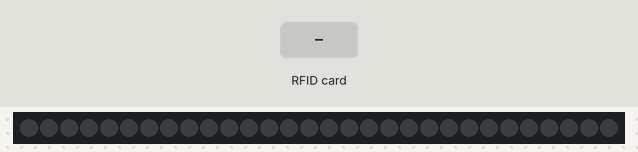
Simulated run of this sketch. Board: ESP32. Shown: 30 RGB LEDs in strip order, left to right. The test bench sets the inputs (shaded band). WiFi joins after 1.5 s; servers stay silent unless stated; uploads are accepted with an empty reply; what the sketch prints to the serial monitor is not drawn.

Above: at 2.8 s.
2.9 s: RFID card 5E 7A 19 C4 held to the reader
At 3.5 s:
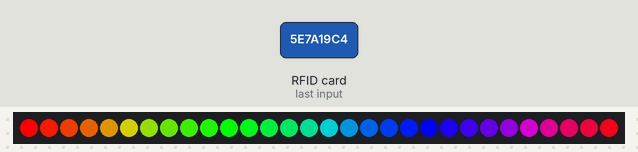
Timing chart, 0 to 5.9 s (numbered marks = the images above; inputs shaded):
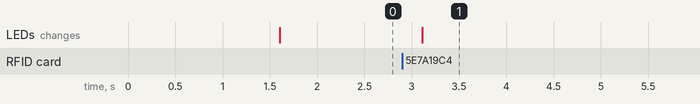

The sketch:

vinyl_scanner.ino
```cpp
#include <PN532.h>
#include <PN532_HSU.h>
#include <Adafruit_NeoPixel.h>
#include <WiFi.h>
#include <WiFiClientSecure.h>
#include <HTTPClient.h>
#include <secrets.h>

#define TIMEZONE_OFFSET 1 * 3600
#define LED_BUILTIN     2
#define PIN_WS2812B 15  // The ESP32 pin GPIO15 connected to WS2812B
#define NUM_PIXELS 30   // The number of LEDs (pixels) on WS2812B LED strip

Adafruit_NeoPixel ws2812b(NUM_PIXELS, PIN_WS2812B, NEO_GRB + NEO_KHZ800);
unsigned long pixelsInterval=10;  // time to wait
unsigned long rainbowPreviousMillis=0;
unsigned long rainbowCyclesPreviousMillis=0;
int rainbowCycleCycles = 0;
uint16_t currentPixel = 0;// what pixel are we operating on

WiFiClientSecure client;
PN532_HSU pn532hsu(Serial2);
PN532 nfc(pn532hsu);

uint64_t timestamp_millis;
String prev_uid;
bool vinyl_present = false;
bool lights_on = false;

void setup() {
  Serial.begin(115200);
  delay(100);

  nfc.begin();
  // Setup PN53x / NFC module
  uint32_t nfcVersion = nfc.getFirmwareVersion();
  if (! nfcVersion) {
    Serial.print("PN53x not found");
    while (1); // block forever
  }
  Serial.print("Found chip PN5"); Serial.println((nfcVersion >> 24) & 0xFF, HEX);
  Serial.print("Firmware ver. "); Serial.print((nfcVersion >> 16) & 0xFF, DEC);
  Serial.print('.'); Serial.println((nfcVersion >> 8) & 0xFF, DEC);
  nfc.SAMConfig();
  Serial.println("NFC module initialized");

  // Setup Wi-Fi
  WiFi.mode(WIFI_STA);
  WiFi.begin(WIFI_SSID, WIFI_PASSWORD);
  while (WiFi.status() != WL_CONNECTED) {
    delay(500);
    Serial.print(".");
  }
  Serial.println("");
  Serial.println("WiFi connected");

  // Initialize WS2812B strip object (REQUIRED)
  ws2812b.begin();
  timestamp_millis = millis();
}

void sendVinylId(String id) {
  HTTPClient http;
  http.begin(ENDPOINT);
  http.addHeader("Authorization", "Token " + String(ENDPOINT_TOKEN));

  int statusCode = http.POST(id);
  if (statusCode != 200) {
    Serial.printf("HTTP GET to %s failed with status code: %d\n", ENDPOINT, statusCode);
  }
  http.end();
}

String formatUid(uint8_t length, uint8_t uid[]) {
  String str;
  for (byte i = 0; i < length; i++) {
    // Convert each byte to a hexadecimal string representation
    String byteString = String(uid[i], HEX);
    // If the byte is less than 0x10, add a leading zero for consistency
    if (uid[i] < 0x10) {
      byteString = "0" + byteString;
    }
    // Concatenate the byte string to the UID string
    str += byteString;
  }
  return str;
}

// rainbow code from https://github.com/ndsh/neopixel-without-delay/tree/master?tab=readme-ov-file
void rainbow() {
  for(uint16_t i = 0; i< ws2812b.numPixels(); i++) {
      ws2812b.setPixelColor(i, Wheel(((i * 256 / ws2812b.numPixels()) + rainbowCycleCycles) & 255));
  }
  ws2812b.show();

  rainbowCycleCycles++;
  if(rainbowCycleCycles >= 256*5) rainbowCycleCycles = 0;
}

uint32_t Wheel(byte WheelPos) {
  WheelPos = 255 - WheelPos;
  if(WheelPos < 85) {
    return ws2812b.Color(255 - WheelPos * 3, 0, WheelPos * 3);
  }
  if(WheelPos < 170) {
    WheelPos -= 85;
    return ws2812b.Color(0, WheelPos * 3, 255 - WheelPos * 3);
  }
  WheelPos -= 170;
  return ws2812b.Color(WheelPos * 3, 255 - WheelPos * 3, 0);
}

void loop() {
  uint8_t success;
  uint8_t uid[] = { 0, 0, 0, 0, 0, 0, 0 };
  uint8_t uidLength;
  success = nfc.readPassiveTargetID(PN532_MIFARE_ISO14443A, uid, &uidLength); // Informações do NFC

  if (success) {
    vinyl_present = true;
    timestamp_millis = millis();
    String uidString = formatUid(uidLength, uid);

    if (prev_uid != uidString){
      Serial.printf("Found an ISO14443A card\n");
      Serial.printf("\tUID Length: %d bytes\n", uidLength);
      Serial.printf("\tUID Value: %s\n\n", uidString.c_str());
      Serial.printf("\tPrevious value: %s\n\n", prev_uid.c_str());

      sendVinylId(uidString);
      prev_uid = uidString;
    }
  }

  // If vinyl is present keep playing rainbow animation
  if (vinyl_present){
    if ((unsigned long)(millis() - rainbowPreviousMillis) >= pixelsInterval) {
      rainbowPreviousMillis = millis();
      rainbow();
    }
  }
  // If there is no tag scanned for 500 ms turn off the led strip and reset vinyl_present variable
  if (millis() - timestamp_millis > 500 && vinyl_present){
    vinyl_present = false;
    ws2812b.clear();
    ws2812b.show();
  }
}
```

secrets.example.h
```cpp
#define ENDPOINT        "http://your.endpoint/api/tag"
#define ENDPOINT_TOKEN  "your-token"

#define WIFI_SSID       "Your WiFi SSID"
#define WIFI_PASSWORD   "Your WiFi Password"
```

Measured:
- after the input at 2.9 s, the LEDs: change after 0.21 s (image 1)
